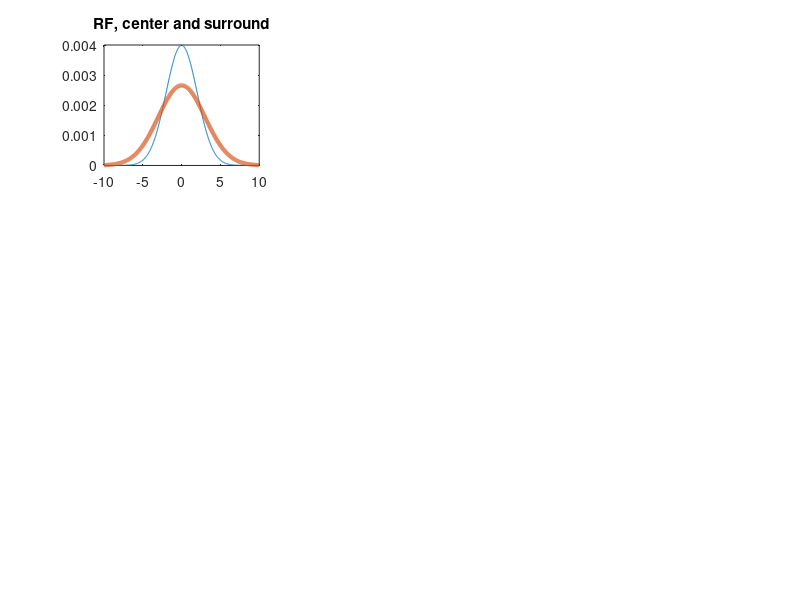

This figure's MATLAB source: (Note: this script raises an error after producing the figure.)
%% Space (1D)
npoints = 1001;
mxecc   = 10;
x = linspace(-mxecc,mxecc,npoints)'; % degrees
%% Neural RFs
sd = 2*[1 1.5];
RF = exp(-1/2*(x/sd(1)).^2)';
RF = RF / sum(RF);
RFsupp = exp(-1/2*(x/(sd(2))).^2)';
RFsupp = RFsupp / sum(RFsupp);
%% Voxel summation (across neurons)
voxsd = 2;
voxrf = exp(-1/2*(x/voxsd).^2);
voxrf = voxrf / sum(voxrf);
%% Stimuli
stim = eye(npoints);
%% Attention field
attgain = 2;
attx0   = 2;
attsd   = 2;
attfield = exp(-1/2*((x-attx0)/attsd).^2);
attfield = attgain*attfield  + 1;
%% Stimulus and Suppressive Drive
stimdrive = conv2(stim, RF, 'same');
numerator = stimdrive .* (attfield * ones(1,npoints));
suppdrive = conv2(numerator, RFsupp, 'same');
%% population response
sigma = .01;
popresp = numerator ./ (suppdrive + sigma);
voxresp = conv2(popresp, voxrf, 'same');
%% check
fH = figure(1); clf;
set(fH, 'Color', 'w');
lw = 3;
fs = 16;
subplot(3,3,1); plot(x, RF, x, RFsupp, 'LineWidth', lw);
title('RF, center and surround');
plotOptions(gca, fs);
subplot(3,3,2); plot(x, attfield, 'LineWidth', lw);
title('Attention field');
plotOptions(gca, fs);
subplot(3,3,3);
imagesc(x, x, stim')
title('Stimuli');
plotOptions(gca, fs);
subplot(3,3,4);
imagesc(x, x, stimdrive);
title('Stimulus drive');
plotOptions(gca, fs);
ylabel('Neural population')
xlabel('Stimulus')
subplot(3,3,5);
imagesc(x, x, suppdrive);
title('Suppressive drive');
plotOptions(gca, fs);
ylabel('Neural population')
xlabel('Stimulus')
subplot(3,3,6);
imagesc(x, x, popresp);
title('Population response');
plotOptions(gca, fs);
ylabel('Neural population')
xlabel('Stimulus')
subplot(3,3,7);
locs  = -5:5;
stimidx = zeros(size(locs));
for ii = 1:length(locs)
    k = locs(ii);
    [~, stimidx(ii)] = min(abs(x-(attx0+k)));
end
plot(x, popresp(:, stimidx), 'LineWidth', lw);
title('Population response');
set(gca, 'XTick', x(stimidx),  'XGrid', 'on', 'GridAlpha', 1)
plotOptions(gca, fs);
hold on
[~, respidx] = max(popresp(:, stimidx)); yl = get(gca, 'YLim');
plot(x(respidx)*[1 1], yl, 'r--')
subplot(3,3,8);
plot(x, popresp(stimidx,:), 'LineWidth', lw)
title('Neural responses');
plotOptions(gca, fs);
hold on; set(gca, 'XTick', x(stimidx),  'XGrid', 'on', 'GridAlpha', 1)
[~, respidx] = max(popresp(stimidx, :),[],2); yl = get(gca, 'YLim');
plot(x(respidx)*[1 1], yl, 'r--')
subplot(3,3,9);
plot(x, voxresp(stimidx,:), 'LineWidth', lw)
title('Voxel responses');
plotOptions(gca, fs);
hold on; set(gca, 'XTick', x(stimidx),  'XGrid', 'on', 'GridAlpha', 1)
[~, respidx] = max(voxresp(stimidx, :),[],2); yl = get(gca, 'YLim');
plot(x(respidx)*[1 1], yl, 'r--')
function plotOptions(ax, fs)
set(ax, 'FontSize', fs)
end